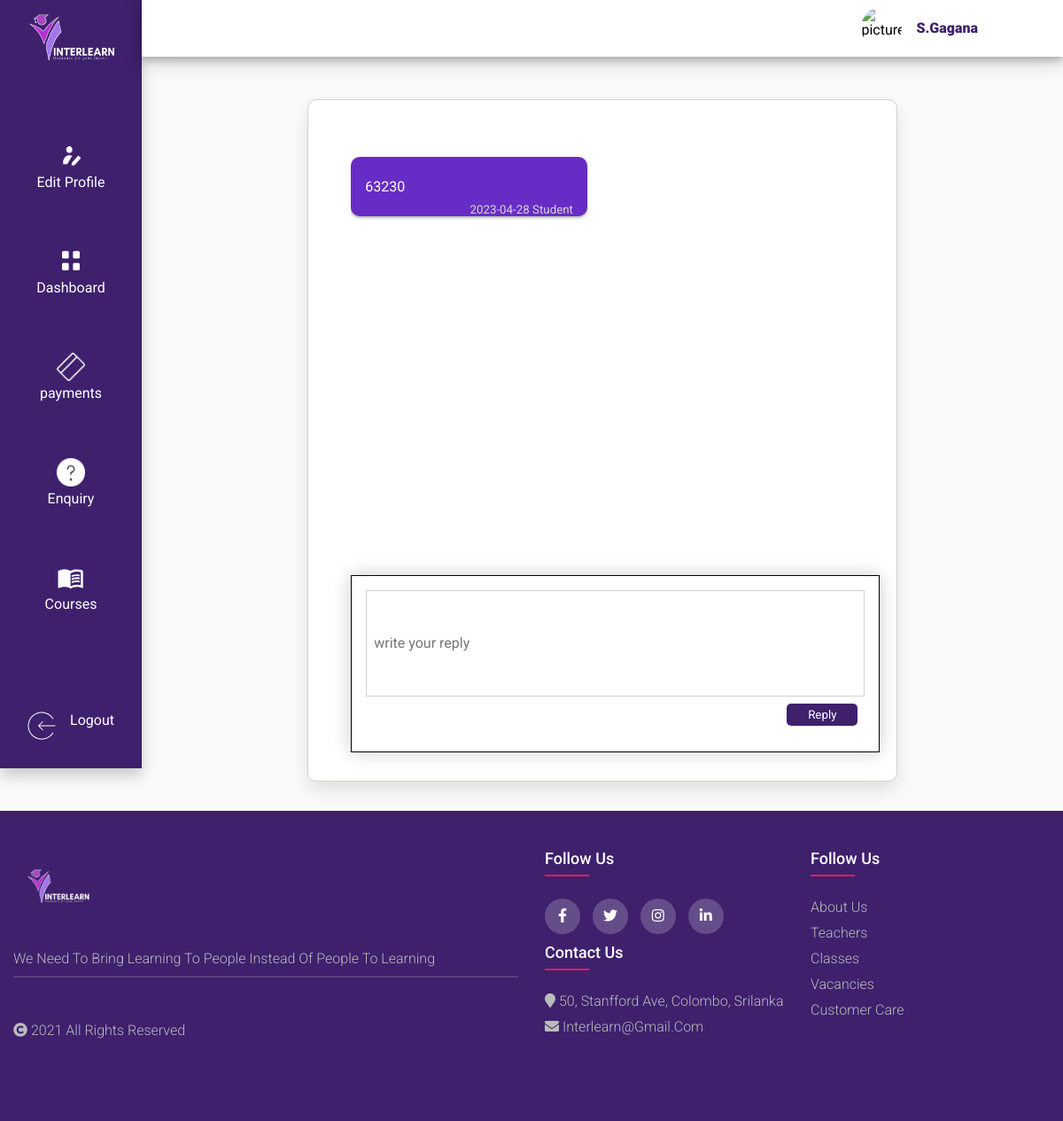
Screenshot of /public/receptionist/enquiry/view/228 (signed in) with the database file from the repository.
### tables this page shows
CREATE TABLE `enquiry` (
  `eid` int(11) NOT NULL,
  `title` varchar(255) NOT NULL,
  `content` varchar(400) NOT NULL,
  `type` varchar(30) NOT NULL,
  `status` varchar(40) NOT NULL DEFAULT 'Pending',
  `date` date NOT NULL DEFAULT current_timestamp(),
  `user_Id` varchar(255) NOT NULL,
  `role` varchar(50) NOT NULL,
  `reply` varchar(255) NOT NULL
);

### app/core/app.php (called while the page is built, shortened)
<?php
class App
 {
    protected $controller = '_404';
    protected $method = 'index';
    function __construct()
    {
        $arr=$this->getURL();
        $filename = "../app/controllers/".ucfirst($arr[0]).".php";
        if(file_exists($filename)){
            $this -> controller = $arr[0];
            unset($arr[0]);
        }
        else{
            require "../app/controllers/".$this->controller.".php";
        }
        $mycontroller = new $this->controller();
        $mymethod = $arr[1] ?? $this->method;
        if(!empty($arr[1])){
            if (method_exists($mycontroller,strtolower($mymethod)))
            {
            $this->method = strtolower($mymethod);
        unset($arr[1]);
            }
        }
        $arr = array_values($arr);
        call_user_func_array([$mycontroller,$this->method], $arr);
    }
    private function getURL()
    {
        $url = $_GET['url']??'home';
        $url = filter_var($url,FILTER_SANITIZE_URL);
        $arr = explode("/",$url);
        return $arr;
    }
}

### public/index.php (called while the page is built, shortened)
<?php
 $app = new app();

### app/core/model.php (called while the page is built, shortened)
<?php
class Model extends Database {
    protected $table = "";
    public function first($data,$orderby=null,$order = 'desc'){
        $keys = array_keys($data);
        $query ="select * from ".$this->table." where ";
        foreach($keys as $key){
            $query .= $key. " =:".$key." && ";
        }
        $query = trim($query,"&& ");
        $query .= " order by $orderby  $order limit 1";
        $res = $this -> query($query,$data);
        if(is_array($res)){
           return $res[0];
        }
        return false;
    }
}

### app/core/database.php (called while the page is built, shortened)
<?php
class Database{
    private function connect()
    {
        $str="mysql:hostname=".DBHOST.";dbname=".DBNAME;
        $conn = new PDO($str,DBUSER,DBPASS);
        return $conn;
    }
    public function query($query,$data = [], $type = 'object')
    {
        $conn = $this -> connect();
        $stmt = $conn -> prepare($query);
        if($stmt)
        {
            $check = $stmt -> execute($data);
            if($check){
                if($type == 'object'){
                    $type = PDO::FETCH_OBJ;
                }
                else{
                    $type = PDO::FETCH_ASSOC;
                }
                $result = $stmt -> fetchAll($type);
                if(is_array($result) && count($result) >0 ){
                    return $result;
                }
            }
        }
        return false;
    }
}

### app/models/Auth.model.php (called while the page is built, shortened)
<?php
class Auth
{
    public static function __callStatic($funcname,$args)
    {
        $key = str_replace("get","",strtolower($funcname));
        if(!empty($_SESSION['USER_DATA']->$key)){
            return $_SESSION['USER_DATA']->$key;
        }
        return '';
    }
}

### app/views/receptionist/enquiry_view.view.php (the view, shortened to what this page needs)
<div class="main-body-div">
<div class="view top-to-bottom-content">
    <div class="enq_right_body">
        <div class="enq_view_body">
            <div class="enq-body">
                        <?php if($enq->role != Auth::getrole()):?>
                        <div class="init_enq">
                        <?php else:?>
                            <div class="init_enq  sender">
                        <?php endif;?>
                    <p class="view_content"><?=$enq->content;?></p>
                    <span class="view-date">
                        <?=$enq->date;?>
                        <?=$enq->role;?>
                    </span>
                </div>
        </div>
        <?php if($enq->status != 'resolved'):?>
            <div class="enq_form_body">
                    <form method="POST" class="enq-view-form" id="view-form">
                        <input name = "content" id="reply" type="text" placeholder="<?php echo($empty??"write your reply")?>"/><br/>
                        <input class="reply-btn" type="submit" value="Reply" name = "reply_submit"/>
                    </form>
            </div>
        <?php endif;?>
    </div>
</div>
</div>
</div>

### rows the page displays
enquiry: content "63230", date "2023-04-28", role "Student"

### other values shown
Auth::getusername() "S.Gagana"
